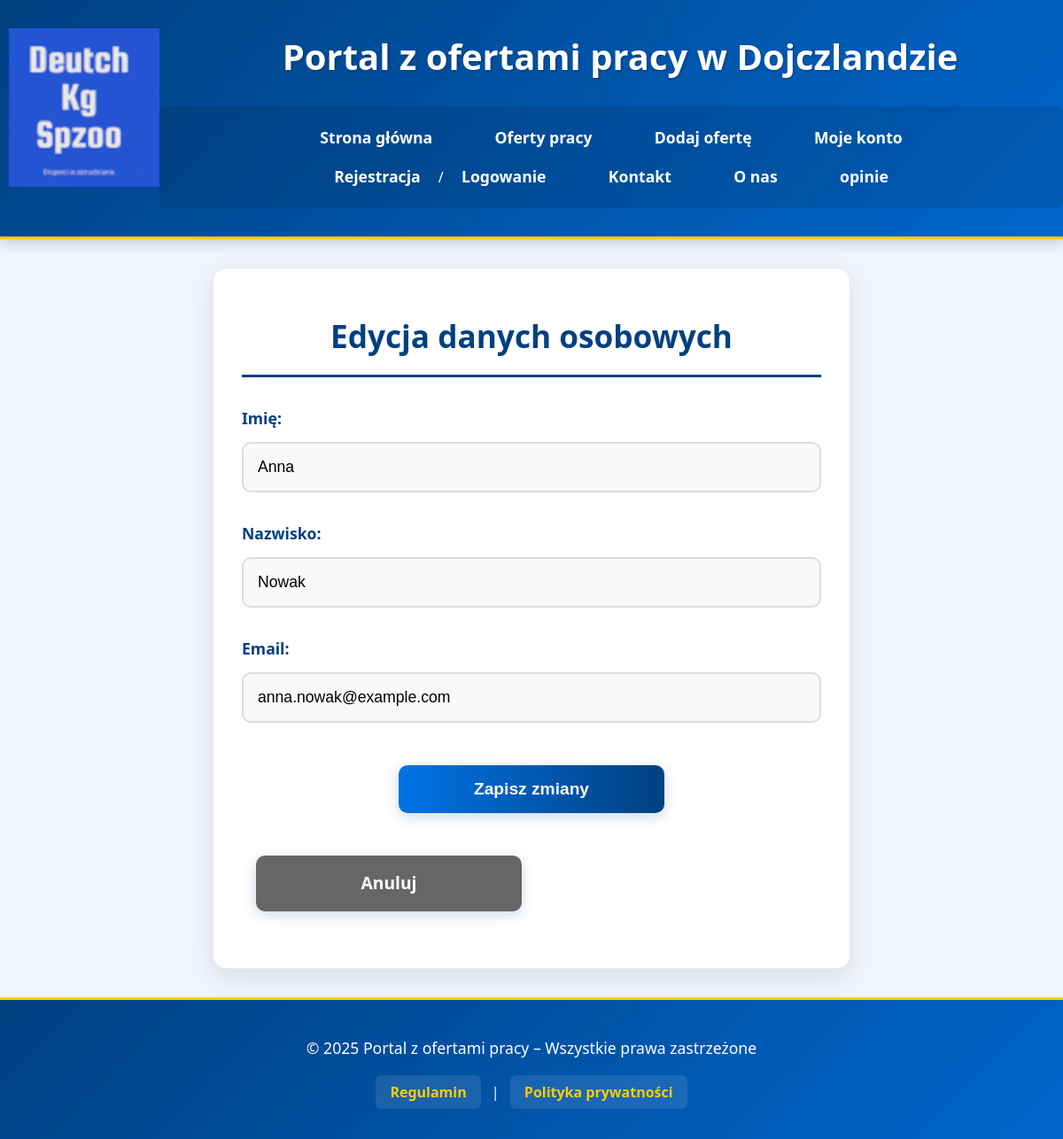
Screenshot of /edytuj_dane.php (signed in) with the database file from the repository.
### tables this page shows
CREATE TABLE `uzytkownicy` (
  `id` int(11) NOT NULL,
  `imie` varchar(100) DEFAULT NULL,
  `nazwisko` varchar(100) DEFAULT NULL,
  `email` varchar(255) NOT NULL,
  `telefon` varchar(20) DEFAULT NULL,
  `zdjecie_profilowe` varchar(255) DEFAULT NULL,
  `haslo` varchar(255) NOT NULL,
  `opis` text DEFAULT NULL,
  `rola` enum('uzytkownik','pracodawca','admin') DEFAULT 'uzytkownik',
  `aktywny` tinyint(1) DEFAULT 1,
  `data_rejestracji` datetime DEFAULT current_timestamp(),
  `ostatnie_logowanie` datetime DEFAULT NULL,
  `pensja` decimal(10,2) DEFAULT NULL
);

### edytuj_dane.php (the view, shortened to what this page needs)
<?php
require_once 'config.php';
$stmt = $conn->prepare("SELECT imie, nazwisko, email FROM uzytkownicy WHERE id = ?");
$stmt->bind_param('i', $_SESSION['user_id']);
$stmt->execute();
$result = $stmt->get_result();
$user_data = $result->fetch_assoc();
?>
<!DOCTYPE html>
<html lang="pl">
<head>
    <link rel="stylesheet" href="styleindex.css">
</head>
<body>
<header>
    <img src="logo.png" alt="Logo" style=" float:left;margin-left:10px;">
    <h1>Portal z ofertami pracy w Dojczlandzie</h1>
    <nav>
        <ul>
            <li><a href="index.php">Strona główna</a></li>
            <li><a href="lista_ofert.php">Oferty pracy</a></li>
            <li><a href="dodaj_oferte.php">Dodaj ofertę</a></li>
            <li><a href="konto.php">Moje konto</a></li>
            <li><a href="rejestracja.php">Rejestracja</a> / <a href="logowanie.php">Logowanie</a></li>
            <li><a href="kontakt.php">Kontakt</a></li>
            <li><a href="o_nas.php">O nas</a></li>
            <li><a href="opinie.php">opinie</a></li>
        </ul>
    </nav>
</header>
<main>
    <h2>Edycja danych osobowych</h2>
    <form action="edytuj_dane.php" method="post">
        <div class="form-group">
            <label for="imie">Imię:</label>
            <input type="text" id="imie" name="imie" required
                   value="<?= htmlspecialchars($user_data['imie']) ?>">
        </div>
        <div class="form-group">
            <label for="nazwisko">Nazwisko:</label>
            <input type="text" id="nazwisko" name="nazwisko" required
                   value="<?= htmlspecialchars($user_data['nazwisko']) ?>">
        </div>
        <div class="form-group">
            <label for="email">Email:</label>
            <input type="email" id="email" name="email" required
                   value="<?= htmlspecialchars($user_data['email']) ?>">
        </div>
        <button type="submit">Zapisz zmiany</button>
        <a href="konto.php" class="button" style="background: #666; margin-left: 1rem;">Anuluj</a>
    </form>
</main>
<footer>
    <p>&copy; 2025 Portal z ofertami pracy – Wszystkie prawa zastrzeżone</p>
    <a href="regulamin.php">Regulamin</a> | <a href="polityka_prywatnosci.php">Polityka prywatności</a>
</footer>
</body>
</html>

### styleindex.css (style rules this page uses)
* { margin: 0; padding: 0; box-sizing: border-box; }
body { font-family: 'Segoe UI', Roboto, Oxygen, Ubuntu, Cantarell, 'Open Sans', 'Helvetica Neue', sans-serif; background-color: #f0f5ff; color: #333; line-height: 1.6; min-height: 100vh; display: grid; grid-template-columns: 1fr 3fr 1fr; grid-template-areas: "header header header" "left main right" "footer footer footer"; }
header { grid-area: header; background: linear-gradient(135deg, #004080 0%, #0066cc 100%); color: #fff; padding: 2rem 0; text-align: center; box-shadow: 0 4px 15px rgba(0, 0, 0, 0.2); border-bottom: 3px solid #ffcc00; }
header h1 { margin-bottom: 1.5rem; font-size: 2.5rem; font-weight: 700; text-shadow: 1px 1px 3px rgba(0, 0, 0, 0.3); }
nav ul { list-style: none; padding: 0; margin: 1.5rem 0 0; display: flex; justify-content: center; flex-wrap: wrap; background-color: rgba(0, 0, 0, 0.1); padding: 0.8rem; border-radius: 8px; max-width: 90%; margin: 0 auto; }
nav ul li { margin: 0.5rem 1.2rem; }
nav ul li a { color: #fff; text-decoration: none; font-weight: 600; padding: 0.5rem 1rem; position: relative; transition: all 0.3s ease; font-size: 1.1rem; }
main { grid-area: main; padding: 3rem 2rem; margin: 2rem 0; background-color: #fff; border-radius: 15px; box-shadow: 0 10px 30px rgba(0, 0, 0, 0.1); border: 1px solid rgba(0, 64, 128, 0.1); }
main h2 { color: #004080; font-size: 2.2rem; margin-bottom: 2rem; padding-bottom: 1rem; border-bottom: 3px solid #004080; font-weight: 700; text-align: center; }
form { display: flex; flex-direction: column; gap: 2rem; }
.form-group { display: flex; flex-direction: column; gap: 0.8rem; }
label { font-weight: 600; color: #004080; font-size: 1.1rem; }
input[type="text"], input[type="email"], input[type="password"], input[type="number"], input[type="date"], input[type="checkbox"], textarea, select { width: 100%; padding: 1rem; font-size: 1.1rem; border: 2px solid #ddd; border-radius: 10px; background-color: #f8f9fa; transition: all 0.3s ease; }
button[type="submit"], .button { padding: 1rem 2rem; background: linear-gradient(to right, #0073e6, #004080); color: white; border: none; border-radius: 10px; cursor: pointer; font-size: 1.2rem; font-weight: 600; transition: all 0.3s ease; box-shadow: 0 4px 15px rgba(0, 64, 128, 0.2); margin-top: 1rem; align-self: center; width: 100%; max-width: 300px; text-align: center; text-decoration: none; display: inline-block; }
footer { grid-area: footer; text-align: center; padding: 2.5rem; background: linear-gradient(135deg, #004080 0%, #0066cc 100%); color: #fff; margin-top: auto; border-top: 3px solid #ffcc00; }
footer p { margin-bottom: 1.5rem; font-size: 1.1rem; }
footer a { color: #ffcc00; text-decoration: none; font-weight: 600; transition: all 0.3s ease; padding: 0.5rem 1rem; border-radius: 6px; background-color: rgba(255, 255, 255, 0.1); margin: 0 0.5rem; }
form .button { margin-top: 1rem; margin-right: 1rem; }
header h1 { display: inline-block; margin-left: 20px; vertical-align: middle; }
.button { padding: 1rem 2rem; background: linear-gradient(to right, #0073e6, #004080); color: white; border: none; border-radius: 10px; cursor: pointer; font-size: 1.2rem; font-weight: 600; transition: all 0.3s ease; box-shadow: 0 4px 15px rgba(0, 64, 128, 0.2); margin-top: 1rem; text-align: center; display: inline-block; }
form .button { width: 100%; max-width: 300px; margin: 1rem auto; }

### rows the page displays
uzytkownicy: imie "Anna", nazwisko "Nowak", email "anna.nowak@example.com"
